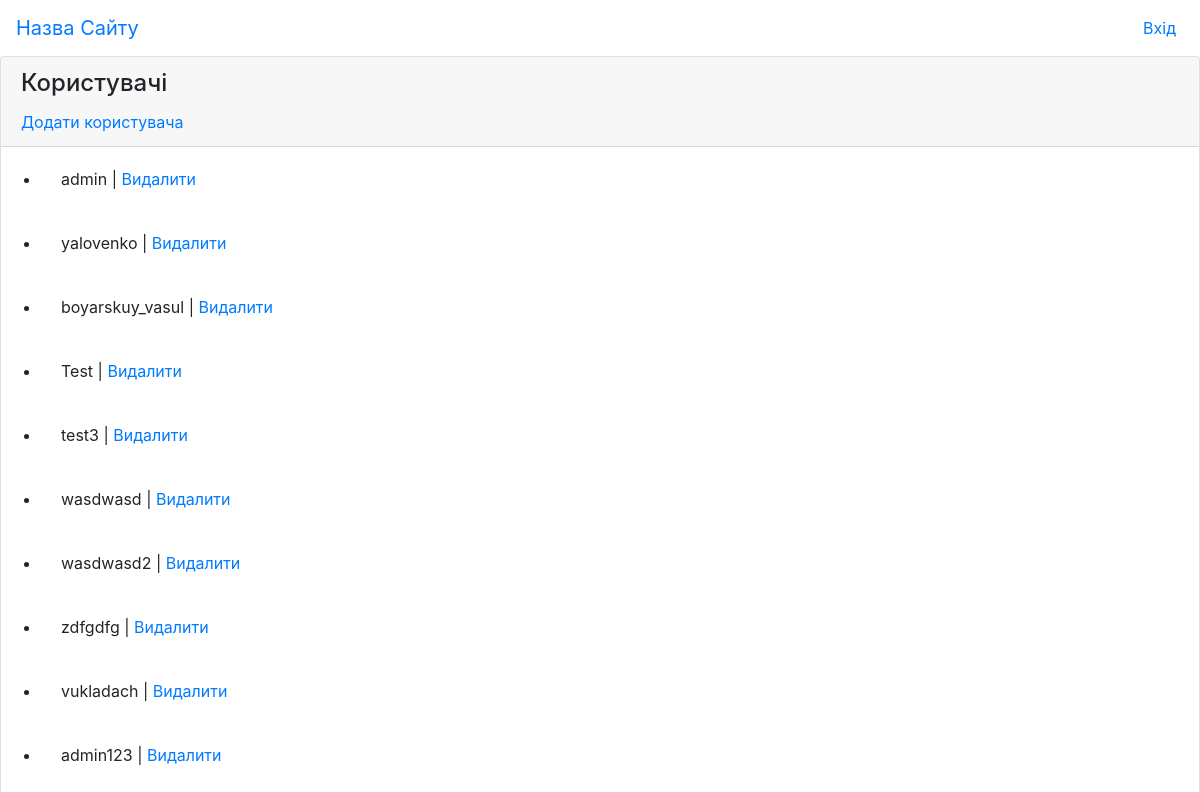
Page /control/korustyvach/ on the committed database.
### korustyvach/models.py (models this page shows)
class User(AbstractUser):
    is_vukladach = models.BooleanField(default=False)
    is_admin = models.BooleanField(default=False)
    vukladach=models.ForeignKey(Vukladach,on_delete=models.PROTECT, null=True, blank=True)

### korustyvach/views.py (the view)
# urls.py: path('', KorustyvachList.as_view(), name='korustyvach_list'),
class KorustyvachList(ListView):
    model = User
    template_name = "korustyvach/korustyvach_list.html"
    context_object_name = "korustyvachs"

### korustyvach/templates/korustyvach/korustyvach_list.html
{% extends "main/index.html" %}
{% block content %}
    <div class="card">
        <div class="card-header card-header-secondary">
            <h4 class="card-title">Користувачі</h4>
            <a href="{% url 'korustyvach_create' %}">Додати користувача</a>
        </div>
        <ul>
            {% for korustyvach in korustyvachs %}
                <li class="card-body">{{ korustyvach }} |  <a href="{% url 'delete_korustyvach' korustyvach.id %}">Видалити</a></li>
            {% endfor %}
        </ul>
    </div>
{% endblock content %}

### rows in the picture
User: username "admin"
User: username "yalovenko"
User: username "boyarskuy_vasul"
User: username "Test"
User: username "test3"
User: username "wasdwasd"
User: username "wasdwasd2"
User: username "zdfgdfg"
User: username "vukladach"
User: username "admin123"
